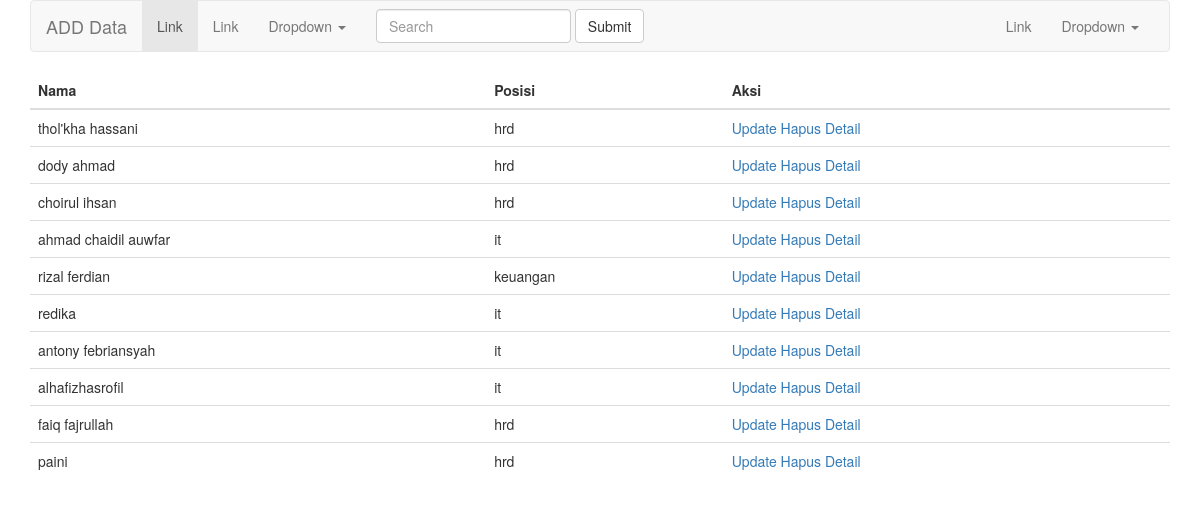
The page / on the database its author committed.
### tables this page shows
CREATE TABLE `pegawai` (
  `id_pegawai` varchar(255) NOT NULL DEFAULT '',
  `nama` varchar(255) DEFAULT NULL,
  `no_telp` varchar(255) DEFAULT NULL,
  `alamat` varchar(255) DEFAULT NULL,
  `kelamin` int(1) DEFAULT NULL,
  `id_posisi` varchar(50) DEFAULT NULL,
  `status` int(1) DEFAULT NULL
);

CREATE TABLE `posisi` (
  `id_posisi` varchar(255) DEFAULT NULL,
  `nama` varchar(255) DEFAULT NULL
);

### index.php (the view, shortened to what this page needs)
<!DOCTYPE html>
<html>
<head>
    <link rel="stylesheet" href="css/bootstrap.min.css">
</head>
<body>
<?php
    $sql = "select pegawai.id_pegawai as id, pegawai.nama as nama_pegawai, posisi.nama as nama_posisi from pegawai, posisi where pegawai.id_posisi = posisi.id_posisi";
    $result = mysql_query($sql);
?>
<div class="row">
<div class="container">
    <nav class="navbar navbar-default">
      <div class="container-fluid">
        <div class="navbar-header">
          <a class="navbar-brand" href="tambah.php">ADD Data</a>
        </div>
        <div class="collapse navbar-collapse" id="bs-example-navbar-collapse-1">
          <ul class="nav navbar-nav">
            <li class="active"><a href="#">Link <span class="sr-only">(current)</span></a></li>
            <li><a href="#">Link</a></li>
            <li class="dropdown">
              <a href="#" class="dropdown-toggle" data-toggle="dropdown" role="button" aria-haspopup="true" aria-expanded="false">Dropdown <span class="caret"></span></a>
            </li>
          </ul>
          <form class="navbar-form navbar-left" action="index.php" method="GET">
            <div class="form-group">
              <input type="text" class="form-control" placeholder="Search" name="q"
                    value="<?php echo @$_GET['q'] ?>">
            </div>
            <button type="submit" class="btn btn-default">Submit</button>
          </form>
          <ul class="nav navbar-nav navbar-right">
            <li><a href="#">Link</a></li>
            <li class="dropdown">
              <a href="#" class="dropdown-toggle" data-toggle="dropdown" role="button" aria-haspopup="true" aria-expanded="false">Dropdown <span class="caret"></span></a>
            </li>
          </ul>
        </div>
      </div>
    </nav>
</div>
</div>
<div class="row">
<div class="container">
<table class="table">
    <thead>
        <tr>
            <th>Nama</th>
            <th>Posisi</th>
            <th>Aksi</th>
        </tr>
    </thead>
    <tbody>
        <?php while($data = mysql_fetch_array($result)): ?>
        <tr>
            <td><?php echo $data['nama_pegawai'] ?></td>
            <td><?php echo $data['nama_posisi'] ?></td>
            <td>
                <a href="update.php?id=<?php echo $data['id'] ?>">Update</a>
                <a href="delete.php?id=<?php echo $data['id'] ?>">Hapus</a>
                <a href="detail.php?id=<?php echo $data['id'] ?>">Detail</a>
            </td>
        </tr>
        <?php endwhile; ?>
    </tbody>
</table>
</div>
</div>
</body>
</html>

### rows shown on the page
pegawai: nama "thol'kha hassani", id_posisi.nama "hrd"
pegawai: nama "dody ahmad", id_posisi.nama "hrd"
pegawai: nama "choirul ihsan", id_posisi.nama "hrd"
pegawai: nama "ahmad chaidil auwfar", id_posisi.nama "it"
pegawai: nama "rizal ferdian", id_posisi.nama "keuangan"
pegawai: nama "redika", id_posisi.nama "it"
pegawai: nama "antony febriansyah", id_posisi.nama "it"
pegawai: nama "alhafizhasrofil", id_posisi.nama "it"
pegawai: nama "faiq fajrullah", id_posisi.nama "hrd"
pegawai: nama "paini", id_posisi.nama "hrd"
